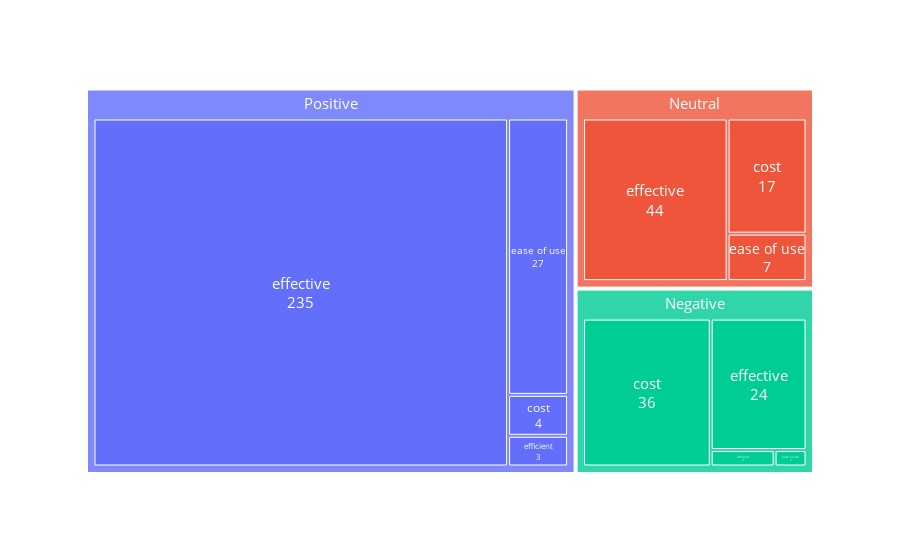

This figure's notebook cell:
### Code cell
# Treemap
from collections import defaultdict
data =  pd.DataFrame.from_dict(df)
fig = px.treemap(data, path=['sentiment_m', 'align_type'])

fig.data[0].textinfo = 'label+text+value'
fig.data[0]['textfont']['color'] = "white"
fig.data[0]['textfont']['size'] = 15
fig.data[0].textposition = 'middle center'

fig.layout.hovermode = False

fig.show()

### Figure 1 — Plotly figure (JSON) as saved in the notebook; plotly's stock layout.template omitted (floating-point values rounded to 4 significant figures)
{"data": [{"branchvalues": "total", "domain": {"x": [0, 1], "y": [0, 1]}, "hovertemplate": "labels=%{label}<br>count=%{value}<br>parent=%{parent}<br>id=%{id}<extra></extra>", "ids": ["Negative/cost", "Neutral/cost", "Positive/cost", "Negative/ease of use", "Neutral/ease of use", "Positive/ease of use", "Negative/effective", "Neutral/effective", "Positive/effective", "Negative/efficient", "Positive/efficient", "Negative", "Neutral", "Positive"], "labels": ["cost", "cost", "cost", "ease of use", "ease of use", "ease of use", "effective", "effective", "effective", "efficient", "efficient", "Negative", "Neutral", "Positive"], "name": "", "parents": ["Negative", "Neutral", "Positive", "Negative", "Neutral", "Positive", "Negative", "Neutral", "Positive", "Negative", "Positive", "", "", ""], "textfont": {"color": "white", "size": 15}, "textinfo": "label+text+value", "textposition": "middle center", "type": "treemap", "values": [36, 17, 4, 1, 7, 27, 24, 44, 235, 2, 3, 63, 68, 269]}], "layout": {"hovermode": false, "legend": {"tracegroupgap": 0}, "margin": {"t": 60}}}
